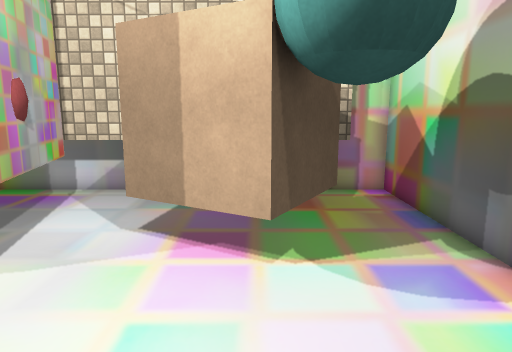
[1] (above)

14 first-person views from a walk through a 3-D level made in the Unity game engine. The camera is 1.5 m above the floor, tilts 10° down and sees 70° across. The floor is counted in squares, 0.5 m on a side. Each view is taken from the middle of a square. On the plan, view 1 faces up. The plan holds only what a view shows up to about 20 squares ahead; the rest is blank. Some surface patterns are stand-ins.

[2]
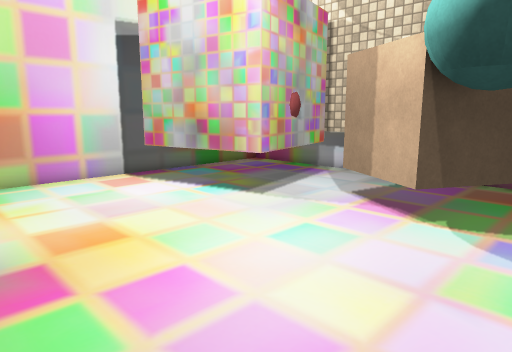

[3]
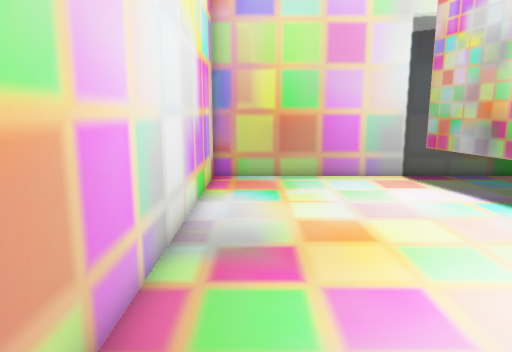

[4]
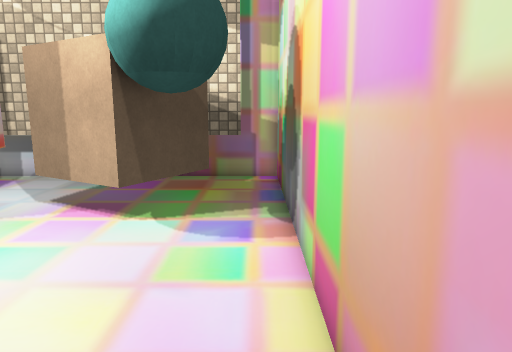

[5]
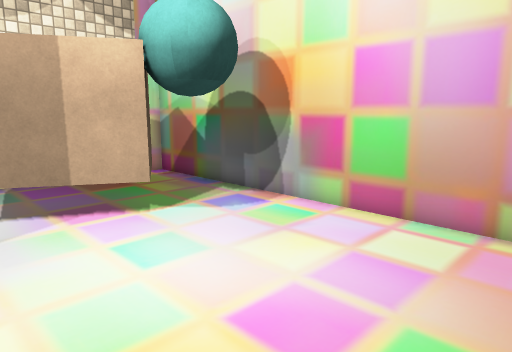

[6]
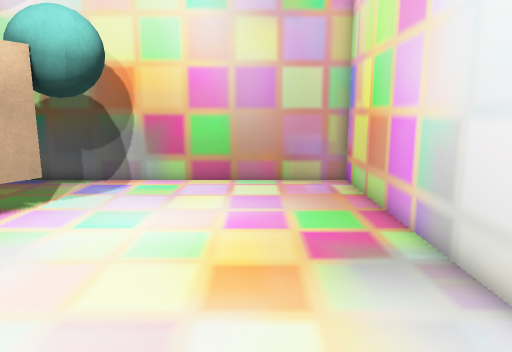

[7]
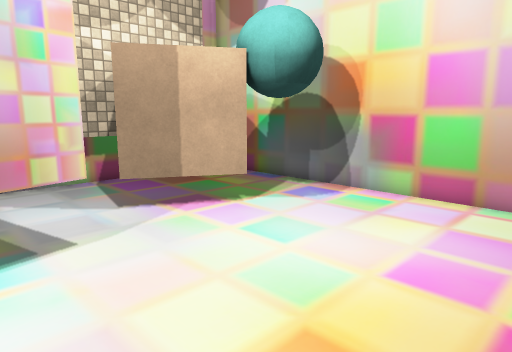

[8]
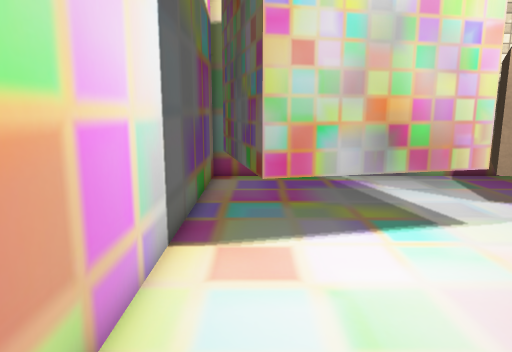

[9]
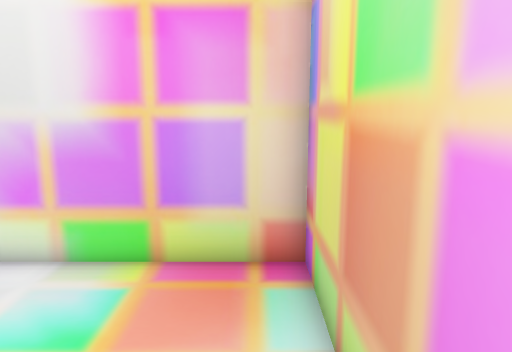

[10]
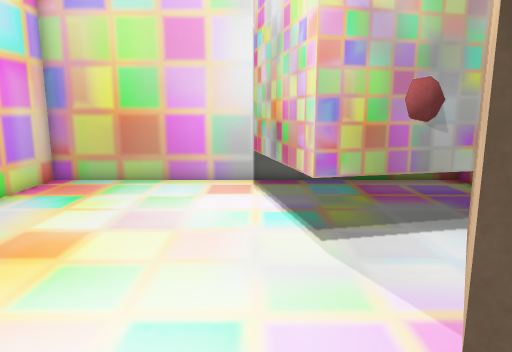

[11]
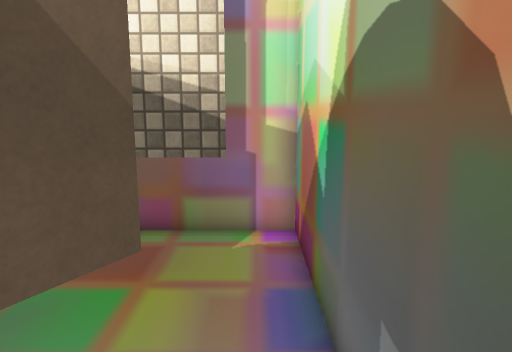

[12]
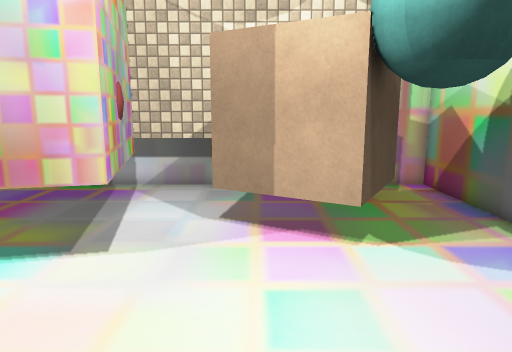

[13]
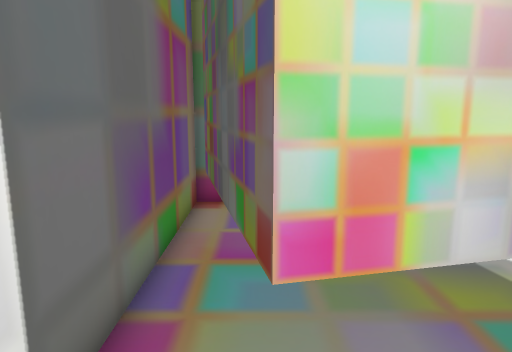

[14]
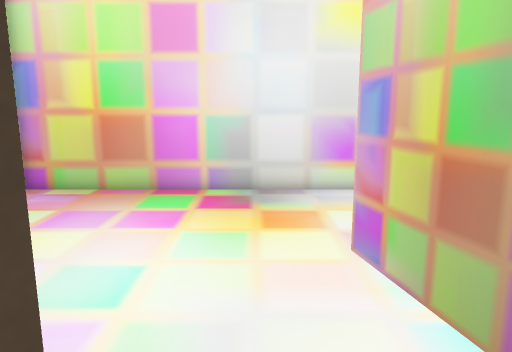

### Floor plan
Key: @ floor where view 1 was taken; # wall or solid block; . floor; T thing the floor can be seen under or through; C cube; B ball.
Columns run from 13 left of view 1 to 5 right of it. Each row starts with its distance up from view 1.
 14     ###############
 13        ##########.#
 12        T....C ....#
 11 #      T...C   ...#
 10 #      T..CC   C..#
  9 #      T .C   CC..#
  8 #      TT.CCC B...#
  7 ###     T...CBB...#
  6 #.T TTTTT.........#
  5 #.#TT ............#
  4 #.................#
  3 #.................#
  2 #.................#
  1 #.................#
  0 #............@....#
 -1 #.................#
 -2 #.................#
 -3 #.................#
 -4 ###################

Where each view was taken, in squares from view 1:
view 1: 0 up, 0 right, facing up
view 2: 3 down, 4 right, facing up-left
view 3: 2 down, 4 right, facing left
view 4: 3 down, 4 right, facing up
view 5: 3 down, 5 left, facing up-right
view 6: 0 up, 11 left, facing right
view 7: 2 down, 8 left, facing up-right
view 8: 3 down, 11 left, facing up
view 9: 3 up, 12 left, facing down
view 10: 5 up, 3 right, facing left
view 11: 5 up, 4 right, facing up
view 12: 1 down, 2 left, facing up
view 13: 2 up, 11 left, facing up
view 14: 10 up, 4 left, facing down
